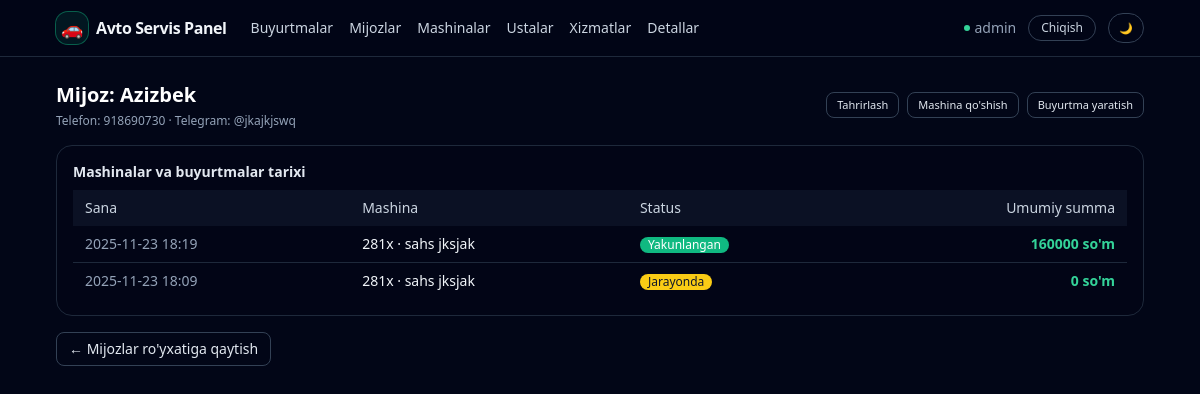
The app's page /customer/1/ (signed in), older data.
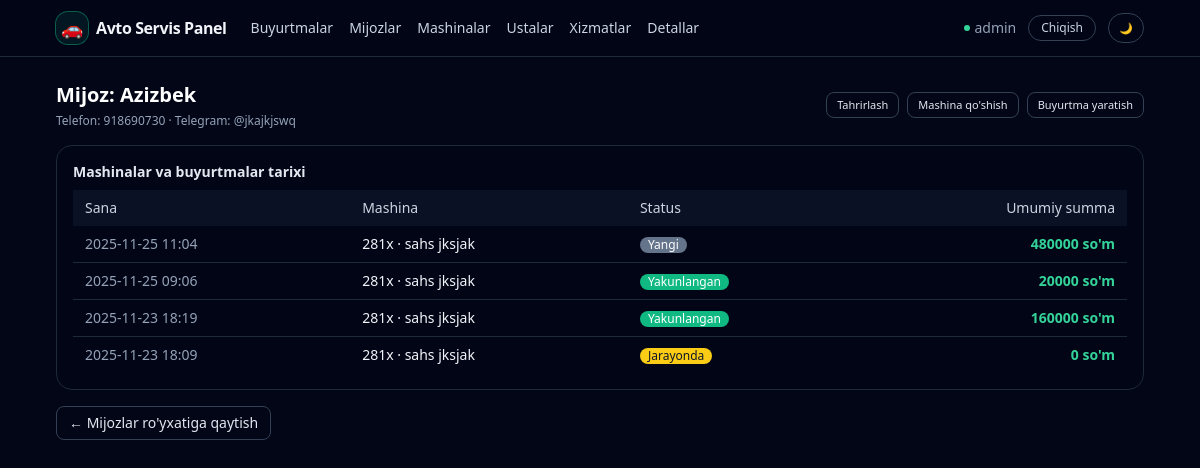
The same page, newer data.
### apps/models.py (models this page shows, shortened)
class Order(models.Model):
    customer = models.ForeignKey(
        Customer, on_delete=models.CASCADE, related_name="orders"
    )
    car = models.ForeignKey(
        Car, on_delete=models.CASCADE, related_name="orders"
    )
    master = models.ForeignKey(
        Master,
        on_delete=models.SET_NULL,
        related_name="orders",
        null=True,
        blank=True,
    )
    description = models.TextField(_("Problem description"), blank=True)
    status = models.CharField(
        _("Status"),
        max_length=32,
        choices=OrderStatus.choices,
        default=OrderStatus.NEW,
        db_index=True,
    )
    payment_status = models.CharField(
        _("Payment status"),
        max_length=32,
        choices=PaymentStatus.choices,
        default=PaymentStatus.UNPAID,
    )
    payment_type = models.CharField(
        _("Payment type"),
        max_length=32,
        choices=PaymentType.choices,
        blank=True,
    )
    total_amount = models.DecimalField(
        _("Total amount"),
        max_digits=14,
        decimal_places=2,
        default=0,
    )
    created_at = models.DateTimeField(_("Created at"), auto_now_add=True)
    updated_at = models.DateTimeField(_("Updated at"), auto_now=True)
    class Meta:
        verbose_name = _("Order")
        verbose_name_plural = _("Orders")
        ordering = ["-created_at"]

class Car(models.Model):
    customer = models.ForeignKey(
        Customer, on_delete=models.CASCADE, related_name="cars"
    )
    brand = models.CharField(_("Brand"), max_length=100)
    model = models.CharField(_("Model"), max_length=100, blank=True)
    plate_number = models.CharField(
        _("Plate number"),
        max_length=20,
        db_index=True,
    )
    vin = models.CharField(_("VIN"), max_length=64, blank=True)
    class Meta:
        verbose_name = _("Car")
        verbose_name_plural = _("Cars")

### apps/views/customers.py (the view)
# urls.py: path("customer/<int:pk>/", customer_detail, name="customer_detail"),
@login_required
def customer_detail(request, pk: int):
    customer = get_object_or_404(Customer, pk=pk)
    orders = customer.orders.select_related("car").all()
    return render(
        request,
        "customers/customer_detail.html",
        {"customer": customer, "orders": orders},
    )

### templates/customers/customer_detail.html (shortened to what this page needs)
{% extends "base.html" %}
{% block content %}
<div class="mb-4 flex items-center justify-between">
    <div>
        <h1 class="text-xl font-semibold text-white">Mijoz: {{ customer.full_name }}</h1>
        <p class="text-xs text-slate-400 mt-1">
            Telefon: {{ customer.phone }}
            {% if customer.telegram_username %} · Telegram: @{{ customer.telegram_username }}{% endif %}
        </p>
    </div>
    <div class="flex flex-wrap gap-2 text-xs">
        <a href="{% url 'apps:customer_update' customer.pk %}"
           class="inline-flex items-center rounded-lg border border-slate-700 px-2.5 py-1 text-[11px] font-medium text-slate-200 hover:bg-slate-800 transition">
            Tahrirlash
        </a>
        <a href="{% url 'apps:car_create' %}?customer={{ customer.pk }}"
           class="inline-flex items-center rounded-lg border border-slate-700 px-2.5 py-1 text-[11px] font-medium text-slate-200 hover:bg-slate-800 transition">
            Mashina qo'shish
        </a>
        <a href="{% url 'apps:order_create' %}?customer={{ customer.pk }}"
           class="inline-flex items-center rounded-lg border border-slate-700 px-2.5 py-1 text-[11px] font-medium text-slate-200 hover:bg-slate-800 transition">
            Buyurtma yaratish
        </a>
    </div>
</div>
<div class="rounded-2xl border border-slate-800 bg-slate-950/60 p-4 mb-4">
    <h2 class="text-sm font-semibold text-slate-200 mb-2">Mashinalar va buyurtmalar tarixi</h2>
    <div class="overflow-x-auto">
        <table class="min-w-full text-xs sm:text-sm">
            <thead class="bg-slate-900/70 text-slate-300">
            <tr>
                <th class="px-3 py-2 text-left font-medium">Sana</th>
                <th class="px-3 py-2 text-left font-medium">Mashina</th>
                <th class="px-3 py-2 text-left font-medium">Status</th>
                <th class="px-3 py-2 text-right font-medium">Umumiy summa</th>
            </tr>
            </thead>
            <tbody class="divide-y divide-slate-800">
            {% for order in orders %}
                <tr class="hover:bg-slate-900/70 cursor-pointer"
                    onclick="window.location='{% url 'apps:order_detail' order.pk %}'">
                    <td class="px-3 py-2 text-slate-400">{{ order.created_at|date:"Y-m-d H:i" }}</td>
                    <td class="px-3 py-2 text-slate-100">
                        {{ order.car.plate_number }} · {{ order.car.brand }} {{ order.car.model }}
                    </td>
                    <td class="px-3 py-2">
                        {% if order.status == "new" %}
                            <span class="status-badge-new">Yangi</span>
                        {% elif order.status == "in_progress" %}
                            <span class="status-badge-in_progress">Jarayonda</span>
                        {% elif order.status == "checking" %}
                            <span class="status-badge-checking">Tekshirilmoqda</span>
                        {% elif order.status == "completed" %}
                            <span class="status-badge-completed">Yakunlangan</span>
                        {% else %}
                            <span class="inline-flex items-center rounded-full bg-slate-700 px-2 py-0.5 text-xs text-white">
                                {{ order.get_status_display }}
                            </span>
                        {% endif %}
                    </td>
                    <td class="px-3 py-2 text-right text-emerald-400 font-semibold">
                        {{ order.total_amount|floatformat:0 }} so'm
                    </td>
                </tr>
            {% empty %}
                <tr>
                    <td colspan="4" class="px-3 py-4 text-center text-slate-500">
                        Hozircha buyurtmalar yo'q
                    </td>
                </tr>
            {% endfor %}
            </tbody>
        </table>
    </div>
</div>
<a href="{% url 'apps:customer_list' %}"
   class="inline-flex items-center rounded-lg border border-slate-700 px-3 py-1.5 text-xs sm:text-sm font-medium text-slate-200 hover:bg-slate-800 transition">
    ← Mijozlar ro'yxatiga qaytish
</a>
{% endblock %}

Row changes from the older to the newer data that the page shows:
added Order: created_at "2025-11-25 11:04", car.plate_number "281x", car.brand "sahs", car.model "jksjak", status "Yangi", total_amount "480000"
added Order: created_at "2025-11-25 09:06", car.plate_number "281x", car.brand "sahs", car.model "jksjak", status "Yakunlangan", total_amount "20000"
